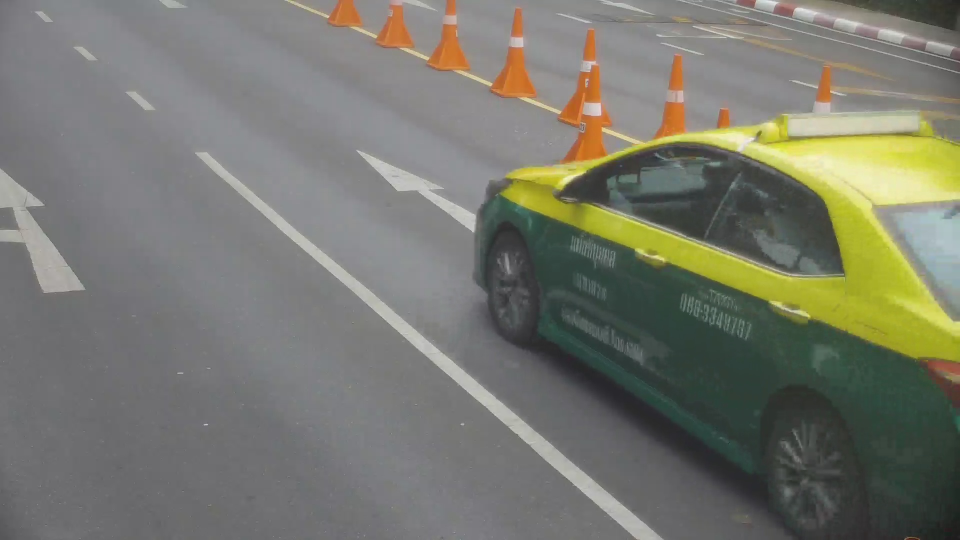
#> input picture dataset/frame_3033.jpg, 1920 x 1080 px, given in place of frame_16.jpg, which was not available (shown at 1/2 size)
$ jupyter execute normalize.ipynb   (shell and % lines are left out)
#> lines starting #> are read from the running program, lines starting #| are printed output that depends on the picture; after the words box and inside, x2 and y2 are one past the last pixel; in counts of white or black regions, pixels touching at a corner belong together; pictures that were not available may be replaced by others from this repository, and a replacement may not be noted
[cell 1]
import cv2
import numpy as np
import matplotlib.pyplot as plt

[cell 2]
# Load the road_norm_image
road_norm_image = cv2.imread('/media/two-asus/Two2/AIT/DLCV/DLCV-Lab/assignment-1/images/frame_16.jpg')  # Replace 'your_road_norm_image.jpg' with the path to your road_norm_image
#> road_norm_image is the input picture: shape (1080, 1920, 3); mean B, G, R 110.1, 120.6, 119.9


road_norm_image = cv2.resize(road_norm_image, (224, 224))
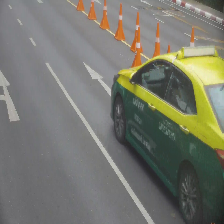
#> road_norm_image: shape (224, 224, 3); mean B, G, R 110, 120.6, 119.9

mean = [0.485, 0.456, 0.406]
std = [0.229, 0.224, 0.225]
road_norm_image = (road_norm_image / 255.0 - mean) / std

road_norm_image = np.clip(road_norm_image, 0, 1)
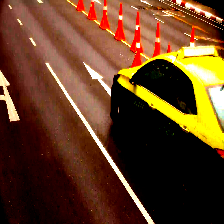
#> road_norm_image: shape (224, 224, 3) float64; mean B, G, R 0.128, 0.246, 0.39

car_norm_image_8bit = (road_norm_image * 255).astype(np.uint8)

gray_img = cv2.cvtColor(car_norm_image_8bit, cv2.COLOR_BGR2GRAY)

_, black_white_img_road = cv2.threshold(gray_img, 128, 255, cv2.THRESH_BINARY)
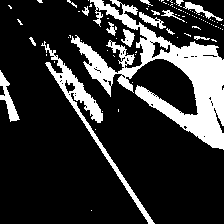
#> black_white_img_road: shape (224, 224); 19.8% white; 92 white regions (76 under 20 px)

plt.imshow(black_white_img_road, cmap='gray')

output_path = "/media/two-asus/Two2/AIT/DLCV/DLCV-Lab/assignment-1/save/black_white_road.jpg"

cv2.imwrite(output_path, black_white_img_road)

print(f'Image saved as {output_path}')

[cell 3]
contours, _ = cv2.findContours(black_white_img_road, cv2.RETR_EXTERNAL, cv2.CHAIN_APPROX_SIMPLE)
#> contours = 92 contours, 82 with area under 20; largest, box (x1, y1, x2, y2) and area: (71, 0, 224, 150) 6500, (41, 41, 155, 224) 1502, (0, 70, 20, 122) 291, (183, 2, 223, 21) 142, (139, 12, 166, 29) 132

image_with_contours = road_norm_image.copy()

cv2.drawContours(image_with_contours, contours, -1, (0, 255, 0), 2)
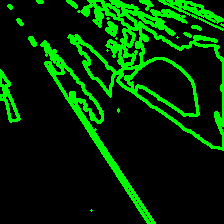
#> image_with_contours: shape (224, 224, 3) float64; 16.89% of pixels changed, all inside (x1, y1, x2, y2) = (0, 0, 224, 224)

plt.imshow(image_with_contours)
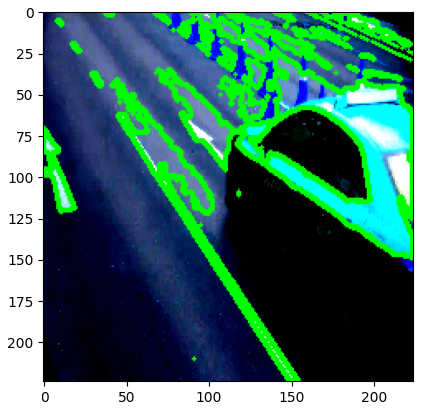
#> figure drawn by matplotlib, 1 panel; B, G, R data is drawn as R, G, B

[cell 4]
file_name = "/media/two-asus/Two2/AIT/DLCV/DLCV-Lab/assignment-1/text/output.txt"

np.savetxt(file_name, black_white_img_road, fmt="%d")

print(f"NumPy array saved to {file_name} successfully.")

[cell 5]
car_norm_img = cv2.imread("/media/two-asus/Two2/AIT/DLCV/DLCV-Lab/assignment-1/dataset/frame_7597.jpg")
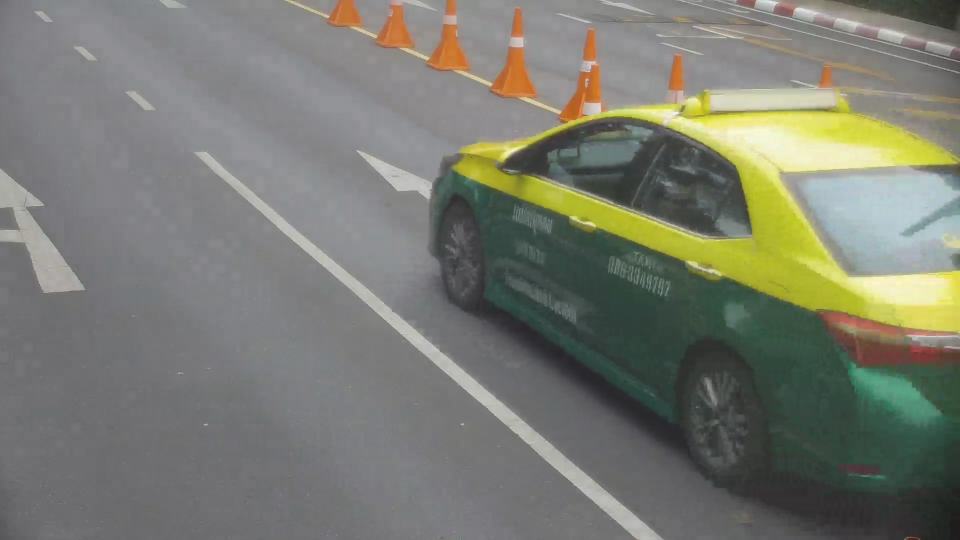
#> input picture dataset/frame_3036.jpg, 1920 x 1080 px, given in place of frame_7597.jpg, which was not available (shown at 1/2 size)
#> car_norm_img is the input picture: shape (1080, 1920, 3); mean B, G, R 113, 123.5, 121.7

car_norm_img = cv2.resize(car_norm_img, (224, 224))
#> car_norm_img: shape (224, 224, 3)

mean = [0.485, 0.456, 0.406]
std = [0.229, 0.224, 0.225]
car_norm_img = (car_norm_img / 255.0 - mean) / std
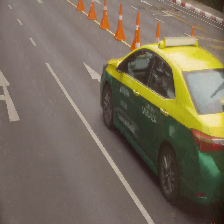
#> car_norm_img: shape (224, 224, 3) float64; mean B, G, R -0.184, 0.125, 0.315; drawn with min black and max white


car_norm_img = np.clip(car_norm_img, 0, 1)
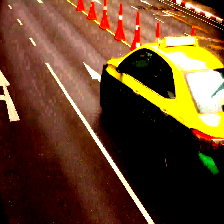
#> car_norm_img: shape (224, 224, 3) float64; mean B, G, R 0.152, 0.268, 0.402

car_norm_image_8bit = (car_norm_img * 255).astype(np.uint8)

gray_img = cv2.cvtColor(car_norm_image_8bit, cv2.COLOR_BGR2GRAY)
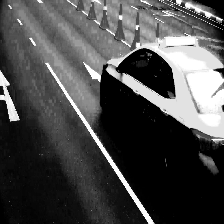
#> gray_img: shape (224, 224); min 0, max 255, mean 74.9

_, black_white_img_car = cv2.threshold(gray_img, 128, 255, cv2.THRESH_BINARY)
#> black_white_img_car: shape (224, 224); 23.1% white; 95 white regions (82 under 20 px), largest, box (x1, y1, x2, y2) and area: (58, 0, 224, 143) 8342, (19, 10, 155, 224) 2026, (0, 70, 20, 122) 353

plt.imshow(black_white_img_car, cmap='gray')

[cell 6]
diff_image = cv2.multiply(black_white_img_road, black_white_img_car)
#> diff_image: shape (224, 224); 16.8% white; 96 white regions (75 under 20 px), largest, box (x1, y1, x2, y2) and area: (90, 0, 224, 143) 4621, (41, 41, 155, 224) 1542, (71, 36, 106, 82) 549
plt.imshow(diff_image, cmap='gray')

[cell 7]
bitwise_and = cv2.bitwise_and(black_white_img_car,black_white_img_road)
bitwise_or = cv2.bitwise_or(black_white_img_car,black_white_img_road)
#> bitwise_or: shape (224, 224); 26% white; 94 white regions (82 under 20 px), largest, box (x1, y1, x2, y2) and area: (58, 0, 224, 150) 9678, (19, 10, 155, 224) 2191, (0, 70, 20, 122) 353
bitwise_xor = cv2.bitwise_xor(black_white_img_car,black_white_img_road)
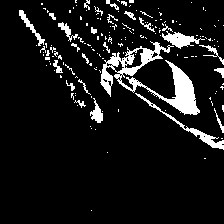
#> bitwise_xor: shape (224, 224); 9.2% white; 160 white regions (133 under 20 px), largest, box (x1, y1, x2, y2) and area: (100, 41, 200, 115) 2099, (135, 93, 224, 150) 426, (162, 31, 205, 49) 335

# Create subplots to display the images
plt.figure(figsize=(12, 4))

# Original binary images
plt.subplot(131)
plt.imshow(black_white_img_road, cmap='gray')
plt.title('Road Binary Image')

plt.subplot(132)
plt.imshow(black_white_img_car, cmap='gray')
plt.title('Car Binary Image')

# Bitwise AND
plt.subplot(133)
plt.imshow(bitwise_and, cmap='gray')
plt.title('Bitwise AND')
